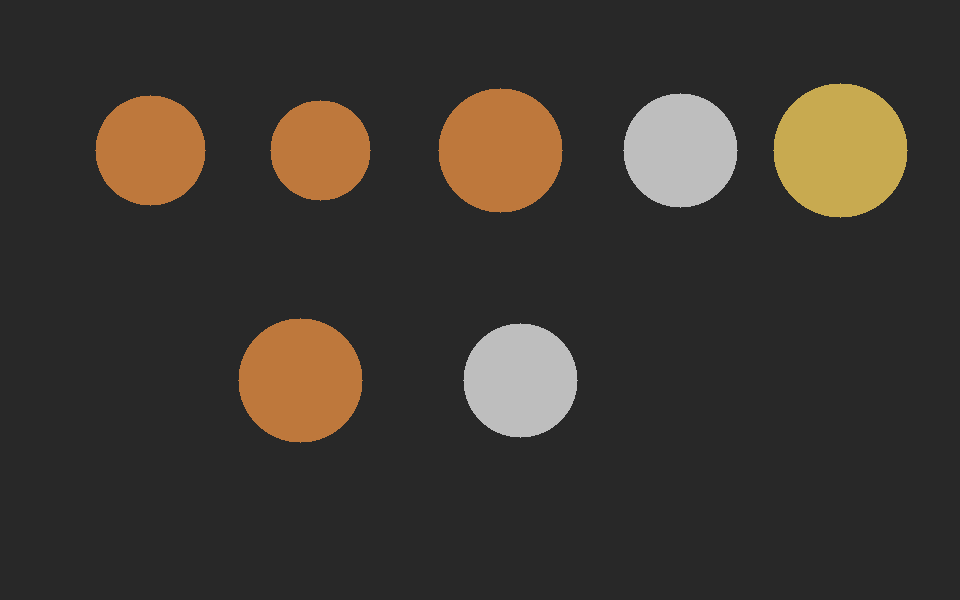
#> input picture exemplos/teste_sintetico.png, 960 x 600 px
$ python -i processamento.py   (imports and definitions only)
#> lines starting #> are read from the running program, lines starting #| are printed output that depends on the picture; after the words box and inside, x2 and y2 are one past the last pixel; in counts of white or black regions, pixels touching at a corner belong together
#> further down, picture is the input picture: shape (600, 960, 3); mean B, G, R 47.7, 54.2, 60
"""Pré-processamento e segmentação (seções 3 e 4.1 da documentação)."""
import cv2
import numpy as np

from . import config


def padronizar(imagem):
    """Redimensiona para largura fixa, mantendo a proporção."""
    h, w = imagem.shape[:2]
    escala = config.LARGURA_PADRAO / w
    return cv2.resize(imagem, (config.LARGURA_PADRAO, int(h * escala)))


def segmentar(imagem):
    """Retorna os contornos externos dos objetos candidatos."""
    cinza = cv2.cvtColor(imagem, cv2.COLOR_BGR2GRAY)
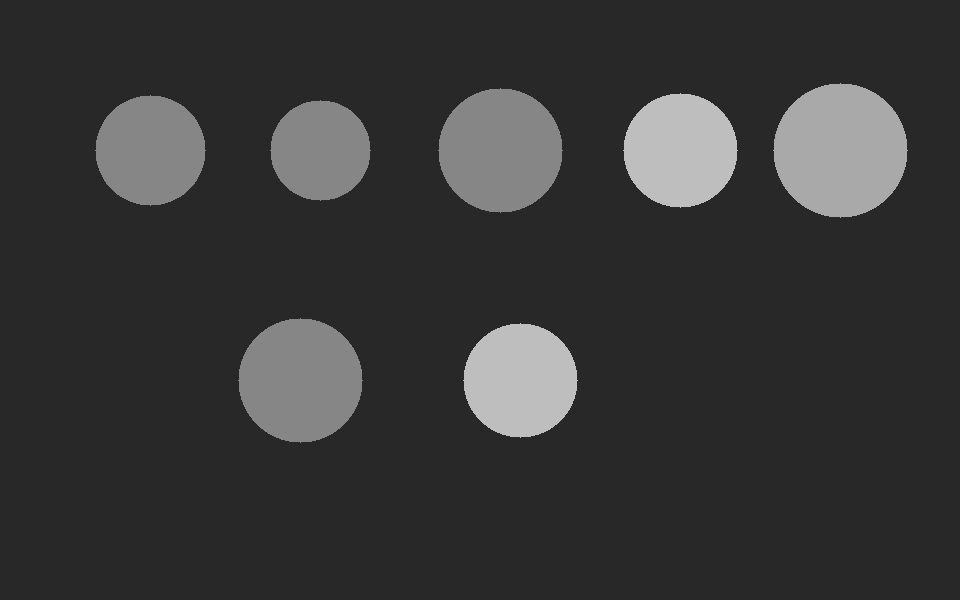
#> cinza: shape (600, 960); min 40, max 190, mean 55.2
    suave = cv2.GaussianBlur(cinza, (5, 5), 0)
    melhor = cv2.createCLAHE(clipLimit=2.0, tileGridSize=(8, 8)).apply(suave)
    _, binaria = cv2.threshold(melhor, 0, 255, cv2.THRESH_BINARY + cv2.THRESH_OTSU)
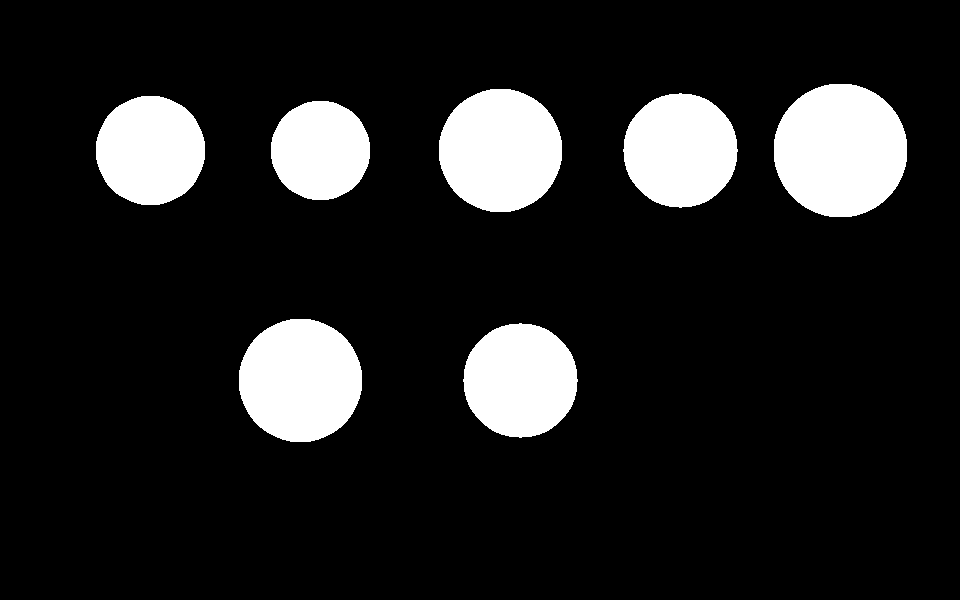
#> binaria: shape (600, 960); 13.1% white; 7 white regions

    # Garante objeto = branco: se as bordas (fundo) ficaram brancas, inverte.
    borda = np.concatenate([binaria[0], binaria[-1], binaria[:, 0], binaria[:, -1]])
#> borda = 3120 values from 0 to 0
    if borda.mean() > 127:
        binaria = cv2.bitwise_not(binaria)

    kernel = cv2.getStructuringElement(cv2.MORPH_ELLIPSE, (5, 5))
    binaria = cv2.morphologyEx(binaria, cv2.MORPH_OPEN, kernel)
    binaria = cv2.morphologyEx(binaria, cv2.MORPH_CLOSE, kernel)

    contornos, _ = cv2.findContours(binaria, cv2.RETR_EXTERNAL, cv2.CHAIN_APPROX_SIMPLE)
#> contornos = 7 contours; box (x1, y1, x2, y2) and area: (774, 84, 907, 217) 13880, (239, 319, 362, 442) 11794, (439, 89, 562, 212) 11794, (463, 323, 578, 438) 10108, (623, 93, 738, 208) 10108, (96, 96, 205, 205) 9238, (271, 101, 370, 200) 7628
    area_min = config.AREA_MIN_FRACAO * imagem.shape[0] * imagem.shape[1]
#> area_min = 288
    return [c for c in contornos if cv2.contourArea(c) > area_min]

>>> import cv2
>>> picture = cv2.imread('../exemplos/teste_sintetico.png')
>>> result = segmentar(picture)
#> result has the same summary as contornos in segmentar
